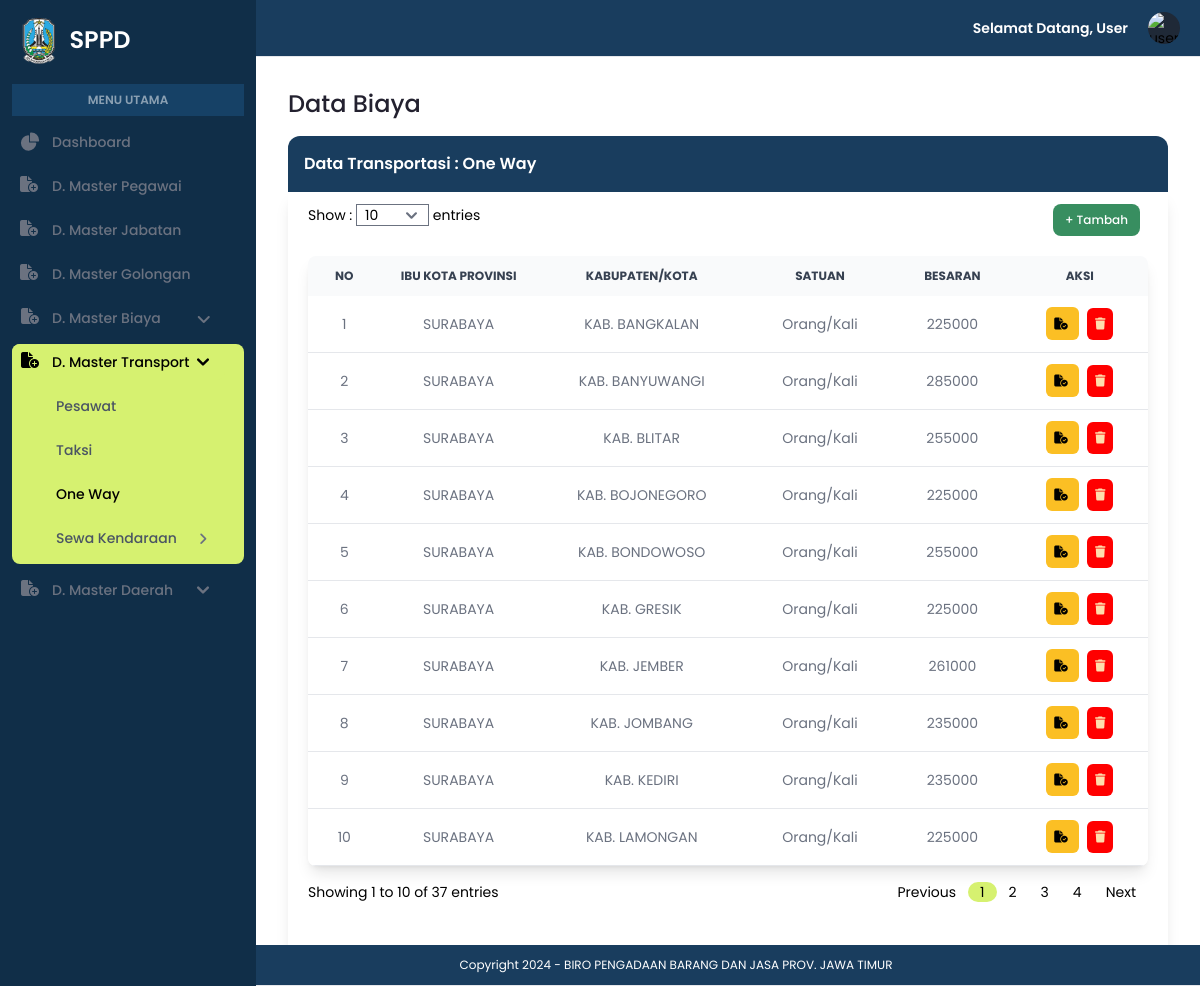
The app's page /admin/data_oneway.php with its own data.
### tables this page shows
CREATE TABLE `oneway` (
  `kode_oneway` int(11) NOT NULL,
  `kode_provinsi` varchar(50) DEFAULT NULL,
  `kode_kota` varchar(50) DEFAULT NULL,
  `besaran` varchar(100) DEFAULT NULL
);

CREATE TABLE `provinsi` (
  `kode_provinsi` varchar(10) NOT NULL,
  `nama_provinsi` varchar(100) NOT NULL,
  `ibukota_provinsi` varchar(100) NOT NULL
);

CREATE TABLE `kota` (
  `kode_kota` varchar(10) NOT NULL,
  `nama_kota` varchar(100) NOT NULL,
  `kode_provinsi` varchar(10) DEFAULT NULL
);

### admin/data_oneway.php (the view, shortened to what this page needs)
<?php
include '../koneksi.php';
?>
<!DOCTYPE html>
<html lang="en">
<head>
    <link rel="stylesheet" href="../assets/css/style.css">
    <link rel="stylesheet" href="https://cdnjs.cloudflare.com/ajax/libs/font-awesome/6.5.1/css/all.min.css" />
    <link href="https://cdnjs.cloudflare.com/ajax/libs/flowbite/2.3.0/flowbite.min.css" rel="stylesheet" />
    <script src="https://cdn.tailwindcss.com"></script>
</head>
<body>
    <section id="sidebar">
        <?php include "../navbar.php"; ?>
        <aside id="logo-sidebar" class="fixed top-0 left-0 z-40 w-64 h-screen transition-transform -translate-x-full sm:translate-x-0" aria-label="Sidebar">
            <div class="h-full px-3 py-4 overflow-y-auto bg-[#102E48]">
                <a href="index.php" class="flex ms-2 md:me-24 mb-5">
                    <img src="../assets/img/logo.png" class="h-12 me-3" />
                    <span class="self-center text-2xl font-semibold whitespace-nowrap text-white">SPPD</span>
                </a>
                <div class="bg-[#276EAC4D] mb-2 py-2 px-5 text-center">
                    <p class="font-semibold text-xs text-white/50">MENU UTAMA</p>
                </div>
                <ul class="space-y-2 font-medium">
                    <li>
                        <a href="index.php" class="flex items-center p-2 text-gray-500 rounded-lg hover:bg-[#D6F170] hover:text-black group">
                            <span class="ms-3 text-sm">Dashboard</span>
                        </a>
                    </li>
                    <li>
                        <a href="data_pegawai.php" class="flex items-center p-2 text-gray-500 rounded-lg hover:bg-[#D6F170] hover:text-black group">
                            <i class="fa-solid fa-file-circle-plus w-5 h-5 text-gray-500 transition duration-75 group-hover:text-black"></i>
                            <span class="text-sm ms-3 whitespace-nowrap">D. Master Pegawai</span>
                        </a>
                    </li>
                    <li>
                        <a href="data_jabatan.php" class="flex items-center p-2 text-gray-500 rounded-lg hover:bg-[#D6F170] hover:text-black group">
                            <i class="fa-solid fa-file-circle-plus w-5 h-5 text-gray-500 transition duration-75 group-hover:text-black"></i>
                            <span class="text-sm ms-3 whitespace-nowrap">D. Master Jabatan</span>
                        </a>
                    </li>
                    <li>
                        <a href="data_golongan.php" class="flex items-center p-2 text-gray-500 rounded-lg hover:bg-[#D6F170] hover:text-black group">
                            <i class="fa-solid fa-file-circle-plus w-5 h-5 text-gray-500 transition duration-75 group-hover:text-black"></i>
                            <span class="text-sm ms-3 whitespace-nowrap">D. Master Golongan</span>
                        </a>
                    </li>
                    <li>
                        <button type="button" class="flex items-center p-2 rounded-lg hover:bg-[#D6F170] text-gray-500 hover:text-black group" aria-controls="dropdown-mb" data-collapse-toggle="dropdown-mb">
                            <i class="fa-solid fa-file-circle-plus w-5 h-5 text-gray-500 transition duration-75 group-hover:text-black"></i>
                            <span class="flex-1 ms-3 whitespace-nowrap pr-9 text-sm">D. Master Biaya</span>
                            <i class="fa-solid fa-angle-down w-3 h-3 black group-hover:text-black"></i>
                        </button>
                    </li>
                    <li class="bg-[#D6F170] rounded-lg">
                        <button type="button" class="flex items-center p-2 pr-4 rounded-lg bg-[#D6F170] text-black hover:text-black group active" aria-controls="dropdown-mt" data-collapse-toggle="dropdown-mt">
                            <i class="fa-solid fa-file-circle-plus w-5 h-5 text-black transition duration-75 group-hover:text-black"></i>
                            <span class="text-sm ms-3 whitespace-nowrap pr-2">D. Master Transport</span>
                            <svg class="w-3 h-3 text-black group-hover:text-black" aria-hidden="true" xmlns="http://www.w3.org/2000/svg" fill="none" viewBox="0 0 10 6">
                                <path stroke="currentColor" stroke-linecap="round" stroke-linejoin="round" stroke-width="2" d="m1 1 4 4 4-4" />
                            </svg>
                        </button>
                        <ul id="dropdown-mt" class="py-2 space-y-2 text-sm">
                            <li>
                                <a href="data_pesawat.php" class="flex items-center w-full p-2 text-gray-600 transition duration-75 rounded-lg pl-11 group hover:bg-[#D6F170] hover:text-black">Pesawat</a>
                            </li>
                            <li>
                                <a href="data_taksi.php" class="flex items-center w-full p-2 text-gray-600 transition duration-75 rounded-lg pl-11 group hover:bg-[#D6F170] hover:text-black">Taksi</a>
                            </li>
                            <li>
                                <a href="data_oneway.php" class="flex items-center w-full p-2 text-black transition duration-75 rounded-lg pl-11 group hover:bg-[#D6F170] hover:text-black">One Way</a>
                            </li>
                            <li>
                                <button type="button" class="flex items-center p-2 pl-8 text-black rounded-lg hover:bg-[#D6F170] hover:text-black group" aria-controls="dropdown-tr" data-collapse-toggle="dropdown-tr">
                                    <span class="text-gray-600 group-hover:text-black text-sm ms-3 whitespace-nowrap pr-5">Sewa Kendaraan</span>
                                    <i class="fa-solid fa-angle-right w-3 h-3 text-gray-500 hover:text-black transition duration-75 group-hover:text-black dark:group-hover:text-white"></i>
                                </button>
                            </li>
                        </ul>
                    </li>
                    <li>
                        <button type="button" class="flex items-center p-2 pr-4 rounded-lg hover:bg-[#D6F170] text-gray-500 hover:text-black group" aria-controls="dropdown-md" data-collapse-toggle="dropdown-md">
                            <i class="fa-solid fa-file-circle-plus w-5 h-5 text-gray-500 transition duration-75 group-hover:text-black"></i>
                            <span class="text-sm ms-3 whitespace-nowrap pr-6">D. Master Daerah</span>
                            <svg class="w-3 h-3 text-gray-500 group-hover:text-black" aria-hidden="true" xmlns="http://www.w3.org/2000/svg" fill="none" viewBox="0 0 10 6">
                                <path stroke="currentColor" stroke-linecap="round" stroke-linejoin="round" stroke-width="2" d="m1 1 4 4 4-4" />
                            </svg>
                        </button>
                    </li>
                </ul>
            </div>
        </aside>
        <?php
        $batas = isset($_GET['batas']) ? (int)$_GET['batas'] : 10;
        $halaman = isset($_GET['halaman']) ? (int)$_GET['halaman'] : 1;
        $halaman_awal = ($halaman > 1) ? ($halaman * $batas) - $batas : 0;
        $query_total = "SELECT COUNT(*) as total FROM oneway";
        $result_total = $koneksi->query($query_total);
        $row_total = $result_total->fetch_assoc();
        $total_entries = $row_total['total'];
        $total_halaman = ceil($total_entries / $batas);
        $start_entry = $halaman_awal + 1;
        $end_entry = min($halaman_awal + $batas, $total_entries);
        ?>
        <div class="p-4 sm:ml-64">
            <div class="p-4 mt-14">
                <h1 class="text-[#23212F] font-medium text-2xl">Data Biaya</h1>
                <div class="border-solid">
                    <div class="bg-[#193D5E] rounded-t-xl mt-4 p-4">
                        <h1 class="text-white text-md font-semibold">Data Transportasi : One Way</h1>
                    </div>
                    <div class="shadow-lg px-5 py-3">
                        <div class="flex justify-between">
                            <div class="text-sm">
                                <form method="GET" action="">
                                    <label for="batas">Show :</label>
                                    <select name="batas" id="batas" class="form-control input-sm px-2" onchange="this.form.submit()">
                                        <option value="10" <?php if ($batas == 10) echo 'selected'; ?>>10</option>
                                    </select>
                                    <label for="batas">entries</label>
                                </form>
                            </div>
                            <div class=" flex float-right">
                                <button data-modal-target="default-modal" data-modal-toggle="default-modal" class="focus:outline-none text-white bg-[#388E60] hover:bg-green-800 focus:ring-4 focus:ring-green-300 font-medium rounded-lg text-xs px-3 py-2 me-2 mb-2" type="button">
                                    + Tambah
                                </button>
                            </div>
                        </div>
                        <div class="overflow-x-auto shadow-lg sm:rounded-lg mt-3">
                            <table class="w-full text-sm text-left rtl:text-right text-gray-500">
                                <thead class="text-xs text-gray-700 uppercase bg-gray-50 text-center">
                                    <tr>
                                        <th scope="col" class="px-2 py-3">
                                            No
                                        </th>
                                        <th scope="col" class="px-2 py-3">
                                            Ibu Kota Provinsi
                                        </th>
                                        <th scope="col" class="px-2 py-3">
                                            Kabupaten/Kota
                                        </th>
                                        <th scope="col" class="px-2 py-3">
                                            Satuan
                                        </th>
                                        <th scope="col" class="px-2 py-3">
                                            Besaran
                                        </th>
                                        <th scope="col" class="px-2 py-3">
                                            Aksi
                                        </th>
                                    </tr>
                                </thead>
                                <tbody>
                                    <?php
                                    $query = "SELECT oneway.kode_provinsi, provinsi.ibukota_provinsi, kota.nama_kota, oneway.besaran
                                            FROM oneway
                                            JOIN provinsi ON oneway.kode_provinsi = provinsi.kode_provinsi
                                            JOIN kota ON oneway.kode_kota = kota.kode_kota
                                            LIMIT $halaman_awal, $batas";
                                    $result = $koneksi->query($query);
                                    if ($result) {
                                        if ($result->num_rows > 0) {
                                            $nomor = $halaman_awal + 1;
                                            while ($row = $result->fetch_assoc()) {
                                                echo "<tr class='bg-white border-b hover:bg-gray-50'>";
                                                echo "<td class='px-6 py-3 text-center'>" . $nomor++ . "</td>";
                                                echo "<td class='px-6 py-3 text-center'>" . $row['ibukota_provinsi'] . "</td>";
                                                echo "<td class='px-6 py-3 text-center'>" . $row['nama_kota'] . "</td>";
                                                echo "<td class='px-6 py-3 text-center'>Orang/Kali</td>";
                                                echo "<td class='px-6 py-3 text-center'>" . $row['besaran'] . "</td>";
                                                echo "<td class='px-6 py-3 text-center'>
                                                <a href='edit_dtow.php?edit=" . $row['kode_provinsi'] . "' class='font-medium bg-amber-400 hover:bg-amber-500 text-black p-2 rounded-md text-xs mr-2 text-center'>
                                                    <i class='fa-solid fa-file-circle-check'></i>
                                                </a>
                                                <a href='proses_delete_dtow.php?delete=" . $row['kode_provinsi'] . "' onclick='return confirmDelete()' type='button' class='font-medium bg-[#ff0000] hover:bg-red-800 text-[#ffdead] p-2 rounded-md text-xs text-center'>
                                                    <i class='fa-solid fa-trash'></i>
                                                </a>
                                            </td>";
                                                echo "</tr>";
                                            }
                                        } else {
                                            echo "<tr><td colspan='6' class='text-center'>Tidak ada data</td></tr>";
                                        }
                                    } else {
                                        echo "<tr><td colspan='6' class='text-center'>Error: " . $koneksi->error . "</td></tr>";
                                    }
                                    ?>
                                </tbody>
                            </table>
                        </div>
                        <div class="flex justify-between text-sm mx-auto">
                            <div class="pt-4">
                                <?php echo "Showing $start_entry to $end_entry of $total_entries entries"; ?>
                            </div>
                            <div>
                                <nav class="flex items-center flex-column flex-wrap md:flex-row justify-between pt-4 mb-10" aria-label="Table navigation">
                                    <ul class=" flex pagination justify-content-center">
                                        <li class="page-item px-3">
                                            <a class="page-link" <?php if ($halaman > 1) {
                                                                        echo "href='?halaman=" . ($halaman - 1) . "&batas=$batas'";
                                                                    } ?>>Previous</a>
                                        </li>
                                        <?php
                                        for ($x = max(1, $halaman - 5); $x <= min($halaman + 5, $total_halaman); $x++) {
                                        ?>
                                            <li class="page-item px-3 <?php if ($x == $halaman) echo 'active'; ?>">
                                                <a class="page-link" href="?halaman=<?php echo $x ?>&batas=<?php echo $batas ?>"><?php echo $x; ?></a>
                                            </li>
                                        <?php
                                        }
                                        ?>
                                        <li class="page-item px-3">
                                            <a class="page-link" <?php if ($halaman < $total_halaman) {
                                                                        echo "href='?halaman=" . ($halaman + 1) . "&batas=$batas'";
                                                                    } ?>>Next</a>
                                        </li>
                                    </ul>
                                </nav>
                            </div>
                        </div>
                    </div>
                </div>
            </div>
        </div>
    </section>
    <section id="footer">
        <?php include "../footer.php"; ?>
    </section>
</body>
</html>

### records on screen
oneway: kode_provinsi.ibukota_provinsi "SURABAYA", kode_kota.nama_kota "KAB. BANGKALAN", besaran "225000"
oneway: kode_provinsi.ibukota_provinsi "SURABAYA", kode_kota.nama_kota "KAB. BANYUWANGI", besaran "285000"
oneway: kode_provinsi.ibukota_provinsi "SURABAYA", kode_kota.nama_kota "KAB. BLITAR", besaran "255000"
oneway: kode_provinsi.ibukota_provinsi "SURABAYA", kode_kota.nama_kota "KAB. BOJONEGORO", besaran "225000"
oneway: kode_provinsi.ibukota_provinsi "SURABAYA", kode_kota.nama_kota "KAB. BONDOWOSO", besaran "255000"
oneway: kode_provinsi.ibukota_provinsi "SURABAYA", kode_kota.nama_kota "KAB. GRESIK", besaran "225000"
oneway: kode_provinsi.ibukota_provinsi "SURABAYA", kode_kota.nama_kota "KAB. JEMBER", besaran "261000"
oneway: kode_provinsi.ibukota_provinsi "SURABAYA", kode_kota.nama_kota "KAB. JOMBANG", besaran "235000"
oneway: kode_provinsi.ibukota_provinsi "SURABAYA", kode_kota.nama_kota "KAB. KEDIRI", besaran "235000"
oneway: kode_provinsi.ibukota_provinsi "SURABAYA", kode_kota.nama_kota "KAB. LAMONGAN", besaran "225000"

### other values on screen
$start_entry "1"
$end_entry "10"
$total_entries "37"
